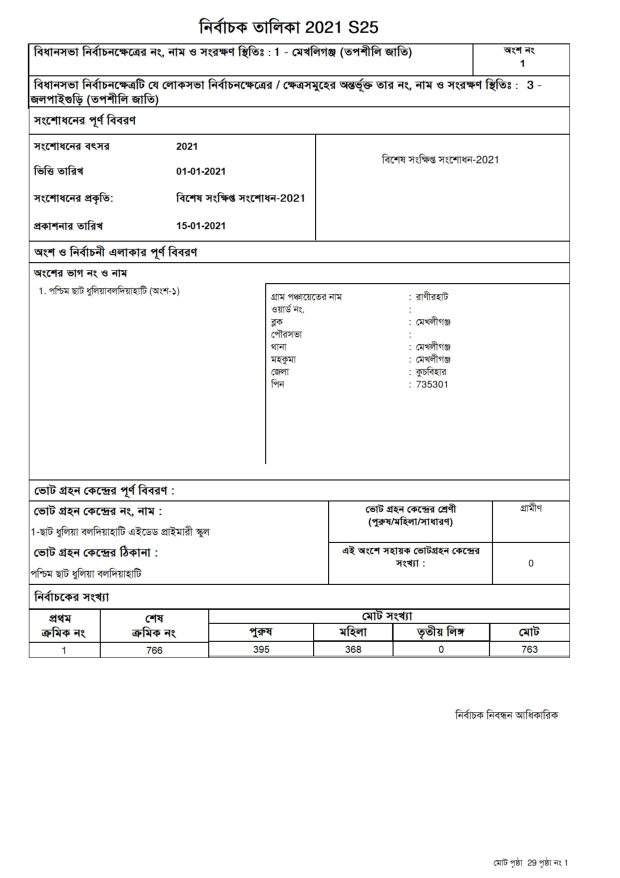
#> input picture FinalRoll-page0.jpg, 2480 x 3509 px (shown at 1/4 size)
$ python -i PDFReader.py   (imports and definitions only)
#> lines starting #> are read from the running program, lines starting #| are printed output that depends on the picture; after the words box and inside, x2 and y2 are one past the last pixel; in counts of white or black regions, pixels touching at a corner belong together
import os
import cv2
from pdf2image import convert_from_path
from PIL import Image

pdf_dir = r"C:\Users\91990\Documents\Anocracy\FinalRoll"
# [1 line not run here, left out]

# use this command to install open cv2
# pip install opencv-python

# use this command to install PIL
# pip install Pillow


def mark_region(image_path):
#> called with image_path = 'FinalRoll-page0.jpg'
    im = cv2.imread(image_path)
#> im is the input picture: shape (3509, 2480, 3); mean B, G, R 244.7, 244.8, 244.7

    gray = cv2.cvtColor(im, cv2.COLOR_BGR2GRAY)
    blur = cv2.GaussianBlur(gray, (9, 9), 0)
    thresh = cv2.adaptiveThreshold(blur, 255, cv2.ADAPTIVE_THRESH_GAUSSIAN_C, cv2.THRESH_BINARY_INV, 11, 30)
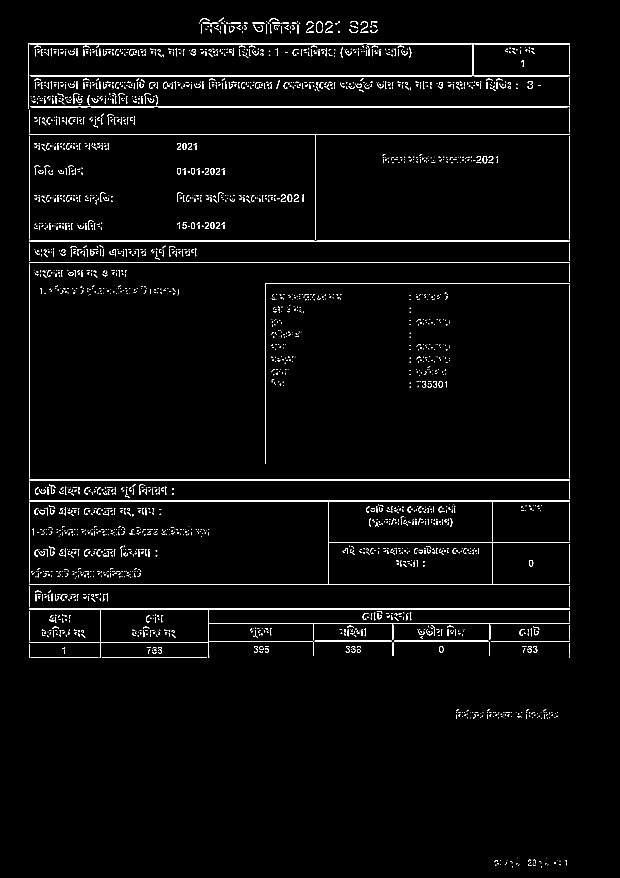
#> thresh: shape (3509, 2480) (shown at 1/4 size); 1.8% white; 2648 white regions (1479 under 20 px), largest, box (x1, y1, x2, y2) and area: (116, 2001, 2279, 2340) 17442, (112, 174, 2279, 435) 13957, (399, 2441, 2279, 2631) 7950

    # Dilate to combine adjacent text contours
    kernel = cv2.getStructuringElement(cv2.MORPH_RECT, (9, 9))
    dilate = cv2.dilate(thresh, kernel, iterations=4)
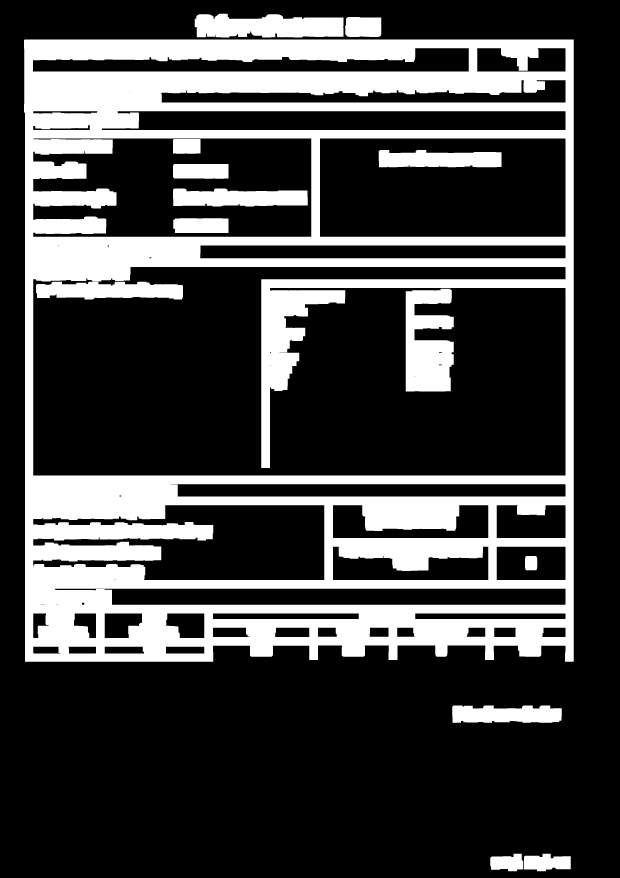
#> dilate: shape (3509, 2480) (shown at 1/4 size); 25.7% white; 14 white regions

    # Find contours, highlight text areas, and extract ROIs
    cnts = cv2.findContours(dilate, cv2.RETR_EXTERNAL, cv2.CHAIN_APPROX_SIMPLE)
#> cnts = 6 contours; box (x1, y1, x2, y2) and area: (96, 158, 2295, 2647) 5388736, (779, 55, 1374, 150) 45948, (1809, 2822, 2247, 2891) 25978, (1381, 68, 1525, 148) 10858, (2096, 3415, 2283, 3485) 10017, (1961, 3415, 2093, 3485) 7110
    cnts = cnts[0] if len(cnts) == 2 else cnts[1]

    line_items_coordinates = []
    for c in cnts:
        area = cv2.contourArea(c)
        x, y, w, h = cv2.boundingRect(c)

        if y >= 600 and x <= 1000:
            if area > 10000:
                image = cv2.rectangle(im, (x, y), (2200, y + h), color=(255, 0, 255), thickness=3)
                line_items_coordinates.append([(x, y), (2200, y + h)])

        if y >= 2400 and x <= 2000:
            image = cv2.rectangle(im, (x, y), (2200, y + h), color=(255, 0, 255), thickness=3)
            line_items_coordinates.append([(x, y), (2200, y + h)])
#> this loop made 6 passes
#> (area, x, y, w, h) on passes 1 to 6: (10017, 2096, 3415, 187, 70), (7109.5, 1961, 3415, 132, 70), (25977.5, 1809, 2822, 438, 69), (5388735.5, 96, 158, 2199, 2489), (10858.5, 1381, 68, 144, 80), (45947.5, 779, 55, 595, 95)
#> after the loop, line_items_coordinates = [[(1961, 3415), (2200, 3485)], [(1809, 2822), (2200, 2891)]]

    return image, line_items_coordinates


# [7 lines not run here, left out]

>>> result = mark_region('FinalRoll-page0.jpg')

$ run again, on FinalRoll-page12.jpg
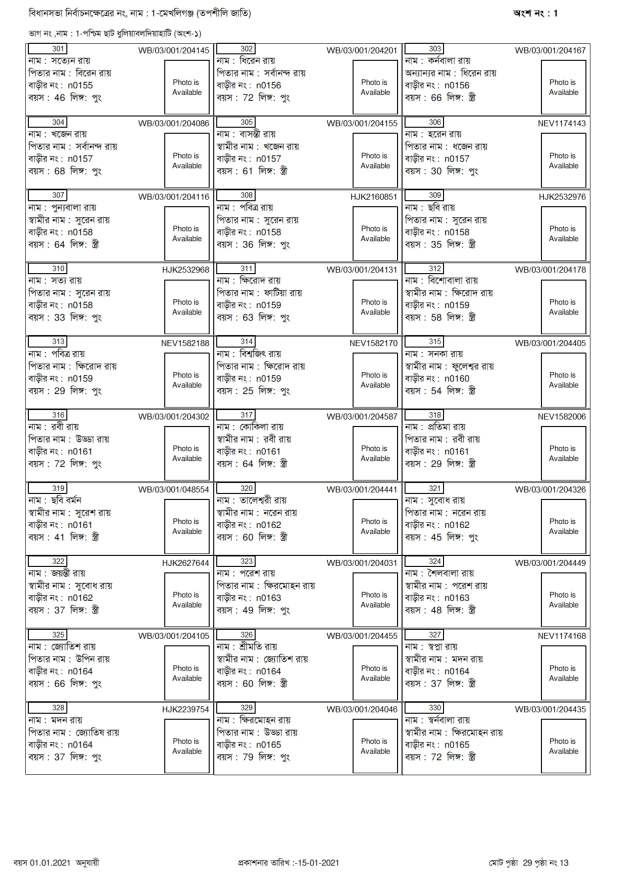
#> input picture FinalRoll-page12.jpg, 2480 x 3509 px (shown at 1/4 size)
#> in mark_region, im is the input picture: shape (3509, 2480, 3); mean B, G, R 236.8, 237, 236.9
#> in mark_region, `thresh = cv2.adaptiveThreshold(blur, 255, cv2.ADAPTIVE_THRESH_GAUSSIAN..`:
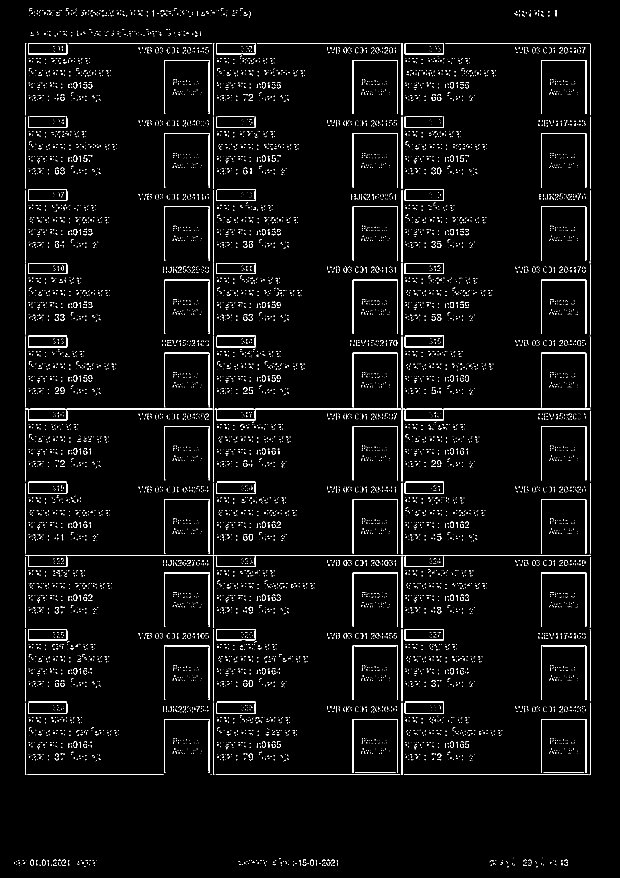
#> thresh: shape (3509, 2480) (shown at 1/4 size); 2.3% white; 8485 white regions (7411 under 20 px), largest, box (x1, y1, x2, y2) and area: (102, 2219, 2361, 2267) 8725, (102, 1634, 851, 1681) 2329, (859, 1635, 1604, 1681) 2311
#> in mark_region, `dilate = cv2.dilate(thresh, kernel, iterations=4)`:
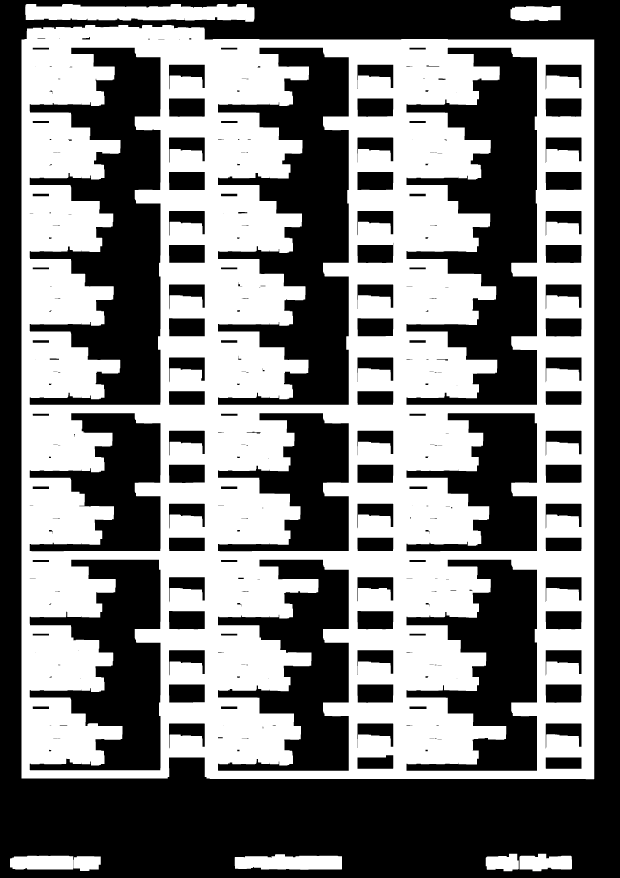
#> dilate: shape (3509, 2480) (shown at 1/4 size); 47.2% white; 8 white regions
#> cnts = 8 contours; box (x1, y1, x2, y2) and area: (86, 100, 2377, 3117) 6794748, (101, 16, 1018, 87) 50362, (939, 3417, 1368, 3479) 22108, (40, 3423, 293, 3478) 13108, (2078, 3415, 2288, 3485) 11274, (2042, 24, 2242, 84) 10682, (1943, 3415, 2075, 3485) 7128, (294, 3425, 403, 3484) 5479
#> the loop in mark_region, `for c in cnts:` made 8 passes
#> (area, x, y, w, h) on passes 1 to 8: (5479, 294, 3425, 109, 59), (13107.5, 40, 3423, 253, 55), (22108.5, 939, 3417, 429, 62), (11273.5, 2078, 3415, 210, 70), (7128, 1943, 3415, 132, 70), (6794747.5, 86, 100, 2291, 3017), (10681.5, 2042, 24, 200, 60), (50362, 101, 16, 917, 71)
#> after the loop in mark_region, `for c in cnts:`: line_items_coordinates = [[(294, 3425), (2200, 3484)], [(40, 3423), (2200, 3478)], [(40, 3423), (2200, 3478)], [(939, 3417), (2200, 3479)], [(939, 3417), (2200, 3479)], [(1943, 3415), (2200, 3485)]]
